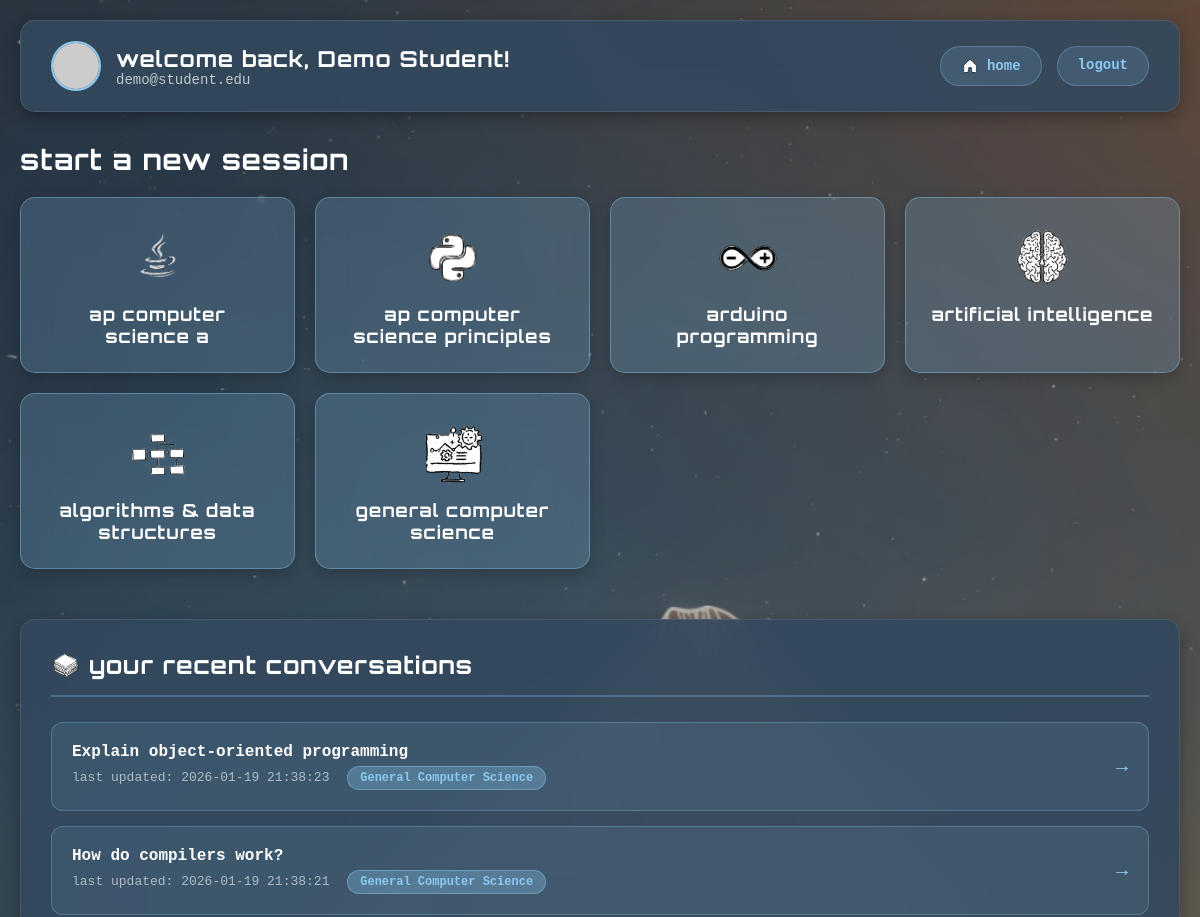
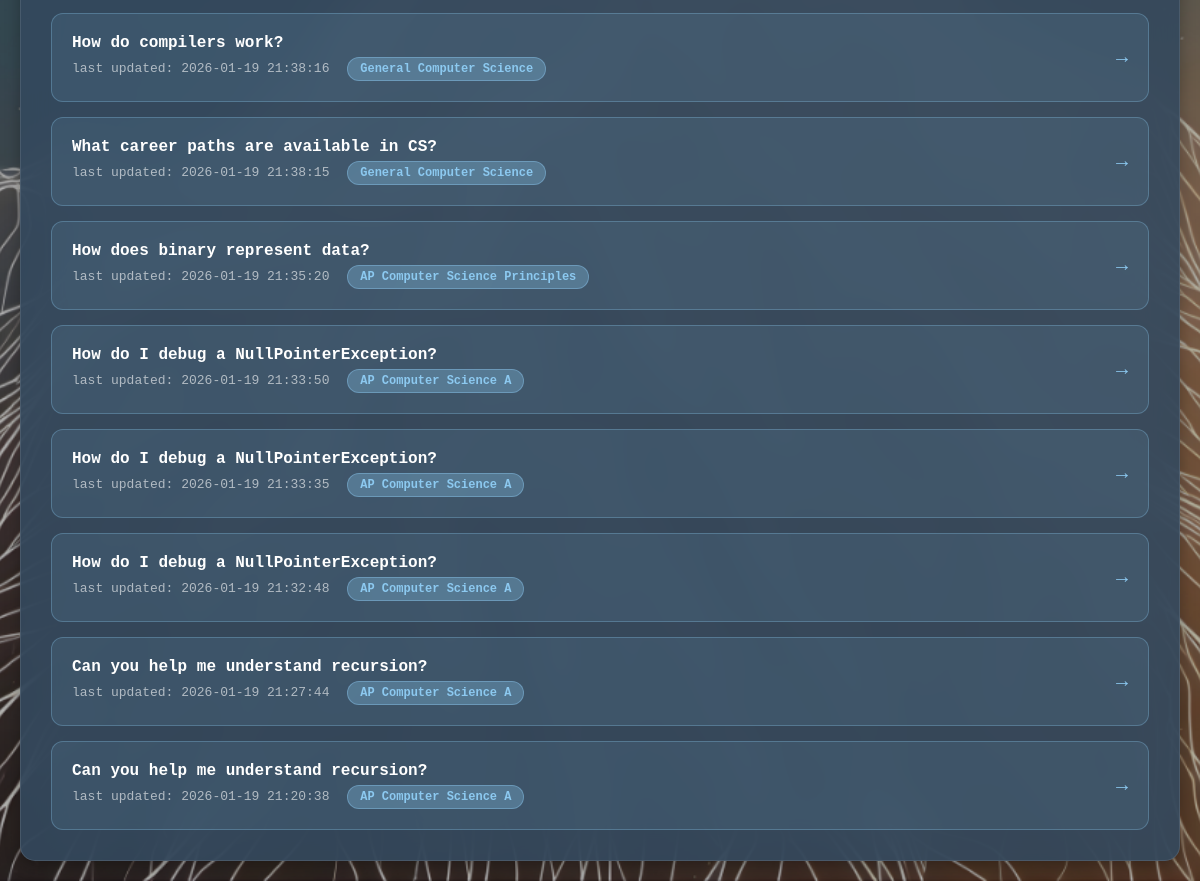
Screenshot of /dashboard (signed in) with the database file from the repository (2 pictures, top to bottom).
### tables this page shows
CREATE TABLE conversations
                 (id INTEGER PRIMARY KEY AUTOINCREMENT,
                  user_id INTEGER NOT NULL,
                  subject TEXT NOT NULL,
                  title TEXT,
                  messages TEXT NOT NULL,
                  created_at TIMESTAMP DEFAULT CURRENT_TIMESTAMP,
                  updated_at TIMESTAMP DEFAULT CURRENT_TIMESTAMP,
                  FOREIGN KEY (user_id) REFERENCES users (id));

### app.py (the view)
@app.route('/dashboard')
@login_required
def dashboard():
    user = {
        'name': session.get('name'),
        'email': session.get('email'),
        'picture': session.get('picture')
    }
    db = get_db()
    conversations = db.execute(
        '''SELECT id, subject, title, updated_at
           FROM conversations
           WHERE user_id = ?
           ORDER BY updated_at DESC
           LIMIT 10''',
        (session['user_id'],)
    ).fetchall()
    db.close()
    conv_list = []
    for conv in conversations:
        conv_list.append({
            'id': conv['id'],
            'subject': conv['subject'],
            'title': conv['title'],
            'updated_at': conv['updated_at']
        })
    return render_template('dashboard.html',
                         subjects=SUBJECTS,
                         user=user,
                         conversations=conv_list)

### app.py (called while the page is built)
def get_db():
    conn = sqlite3.connect('tutorbot.db')
    conn.row_factory = sqlite3.Row
    return conn

def login_required(f):
    @wraps(f)
    def decorated_function(*args, **kwargs):
        if 'user_id' not in session:
            if request.path.startswith('/api/'):
                return jsonify({'success': False, 'error': 'Not logged in'}), 401
            return redirect('/')
        return f(*args, **kwargs)
    return decorated_function

### templates/dashboard.html (shortened to what this page needs)
<!DOCTYPE html>
<html lang="en">
<head>
</head>
<body>
    <div class="container">
        <div class="header">
            <div class="header-left">
                {% if user.picture %}
                <img src="{{ user.picture }}" alt="user" class="user-avatar">
                {% else %}
                <div class="user-avatar" style="background: rgba(140, 201, 240, 0.3); display: flex; align-items: center; justify-content: center; font-size: 24px; font-weight: 700;">
                    {{ user.name[0] if user.name else '?' }}
                </div>
                {% endif %}
                <div class="user-info">
                    <h2>welcome back, {{ user.name or 'student' }}!</h2>
                    <p>{{ user.email }}</p>
                </div>
            </div>
            <div class="header-right">
                <a href="/" class="btn btn-secondary" style="display: inline-flex; align-items: center; gap: 8px;">
                    <img src="{{ url_for('static', filename='images/home.png') }}" alt="" style="width: 18px; height: 18px; filter: brightness(1.2);">
                    home
                </a>
                <a href="/logout" class="btn btn-secondary">logout</a>
            </div>
        </div>
        <h2 class="section-title">start a new session</h2>
        <div class="subjects-grid">
            {% for key, subject in subjects.items() %}
            <a href="/chat/{{ key }}" class="subject-card">
                <div class="subject-icon">
                    <img src="{{ url_for('static', filename='images/' + subject.icon) }}" alt="{{ subject.name }}">
                </div>
                <div class="subject-name">{{ subject.name }}</div>
            </a>
            {% endfor %}
        </div>
        <div class="conversations-section">
            <div class="conversations-header">
                <h3 style="display: flex; align-items: center; gap: 10px;">
                    <img src="{{ url_for('static', filename='images/convers.png') }}" alt="" style="width: 28px; height: 28px;">
                    your recent conversations
                </h3>
            </div>
            {% if conversations %}
            <div class="conversation-list">
                {% for conv in conversations %}
                <div class="conversation-item" onclick="openConversation('{{ conv.subject }}', {{ conv.id }})">
                    <div class="conversation-info">
                        <div class="conversation-title">{{ conv.title or 'untitled conversation' }}</div>
                        <div class="conversation-meta">
                            last updated: {{ conv.updated_at }}
                            <span class="conversation-subject">{{ subjects[conv.subject].name }}</span>
                        </div>
                    </div>
                    <div style="color: #8cc9f0; font-size: 20px;">→</div>
                </div>
                {% endfor %}
            </div>
            {% endif %}
        </div>
    </div>
</body>
</html>

### rows the page displays
conversations: title "Explain object-oriented programming", updated_at "2026-01-19 21:38:23", subject "General Computer Science"
conversations: title "How do compilers work?", updated_at "2026-01-19 21:38:21", subject "General Computer Science"
conversations: title "How do compilers work?", updated_at "2026-01-19 21:38:16", subject "General Computer Science"
conversations: title "What career paths are available in CS?", updated_at "2026-01-19 21:38:15", subject "General Computer Science"
conversations: title "How does binary represent data?", updated_at "2026-01-19 21:35:20", subject "AP Computer Science Principles"
conversations: title "How do I debug a NullPointerException?", updated_at "2026-01-19 21:33:50", subject "AP Computer Science A"
conversations: title "How do I debug a NullPointerException?", updated_at "2026-01-19 21:33:35", subject "AP Computer Science A"
conversations: title "How do I debug a NullPointerException?", updated_at "2026-01-19 21:32:48", subject "AP Computer Science A"
conversations: title "Can you help me understand recursion?", updated_at "2026-01-19 21:27:44", subject "AP Computer Science A"
conversations: title "Can you help me understand recursion?", updated_at "2026-01-19 21:20:38", subject "AP Computer Science A"

### other values shown
{{ user.name or 'student' }} "Demo Student"
{{ user.email }} "demo@student.edu"
{{ subject.name }} "ap computer science a" "ap computer science principles" "arduino programming" "artificial intelligence" "algorithms & data structures" "general computer science"
